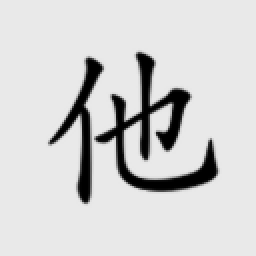
#> input picture data/prototypes/font_note/glyphs/U4ED6.png, 128 x 128 px (shown 2 times larger)
$ python -i stroke_order.py   (imports and definitions only)
#> lines starting #> are read from the running program, lines starting #| are printed output that depends on the picture; after the words box and inside, x2 and y2 are one past the last pixel; in counts of white or black regions, pixels touching at a corner belong together
#> further down, picture is the input picture: PIL image 128x128 L; min 0, max 233, mean 210.1
"""Stroke extraction and ordering from character images.

Uses morphological skeletonization to extract stroke center lines,
then traces paths and orders them by spatial position to approximate
Chinese stroke order (top-to-bottom, left-to-right).
"""

from __future__ import annotations

import cv2
import numpy as np
from PIL import Image


def extract_strokes(
    char_image: Image.Image,
    threshold: int = 200,
    min_stroke_length: int = 5,
) -> list[list[tuple[int, int]]]:
    """Extract ordered stroke paths from a character image.

    Args:
        char_image: Grayscale character image (white background, dark ink).
        threshold: Binarization threshold (pixels darker than this are ink).
        min_stroke_length: Minimum number of points for a valid stroke.

    Returns:
        Ordered list of strokes, each stroke is a list of (x, y) points.
        Strokes are ordered top-to-bottom, left-to-right.
    """
    binary = _binarize(char_image, threshold)
    if cv2.countNonZero(binary) == 0:
        return []

    skeleton = _skeletonize(binary)
    if cv2.countNonZero(skeleton) == 0:
        return []

    paths = _trace_paths(skeleton, min_stroke_length)
    return _order_strokes(paths)


def _binarize(image: Image.Image, threshold: int) -> np.ndarray:
    """Convert grayscale image to binary ink mask (255 = ink, 0 = background)."""
#> called with threshold = 200
    gray = np.array(image.convert("L"))
    _, binary = cv2.threshold(gray, threshold, 255, cv2.THRESH_BINARY_INV)
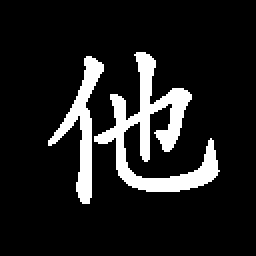
#> binary: shape (128, 128) (shown 2 times larger); 11.9% white; 2 white regions, box (x1, y1, x2, y2) and area: (47, 26, 110, 96) 1367, (24, 28, 52, 102) 587
    return binary


def _skeletonize(binary: np.ndarray) -> np.ndarray:
    """Compute 1-pixel-wide skeleton using Zhang-Suen thinning.

    Guarantees a single-pixel-wide skeleton, unlike morphological
    skeletonization which can produce multi-pixel-wide results for
    thick strokes, causing path tracing to fail.
    """
    img = (binary > 0).astype(np.uint8)
    if not np.any(img):
        return np.zeros_like(binary)

    # Pad with zeros to avoid boundary checks
    padded = np.pad(img, 1, mode="constant", constant_values=0)
#> padded: shape (130, 130); values 0 (black) and 1 (white), 11.6% white; 2 white regions, box (x1, y1, x2, y2) and area: (48, 27, 111, 97) 1367, (25, 29, 53, 103) 587

    changed = True
    while changed:
        changed = False
        for sub in (1, 2):
            to_del = _zs_mark_deletable(padded, sub)
            if np.any(to_del):
                padded[1:-1, 1:-1][to_del] = 0
                changed = True
#> this loop made 5 passes
#> pass 1, in _zs_mark_deletable, `p2 = padded[:-2, 1:-1]`:
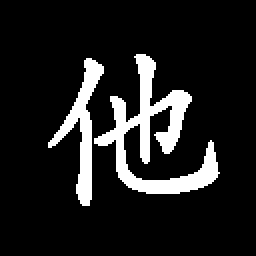
#> p2: shape (128, 128) (shown 2 times larger); values 0 (black) and 1 (white), 11.9% white; 2 white regions, box (x1, y1, x2, y2) and area: (47, 27, 110, 97) 1367, (24, 29, 52, 103) 587
#> pass 1, in _zs_mark_deletable, `p3 = padded[:-2, 2:]`:
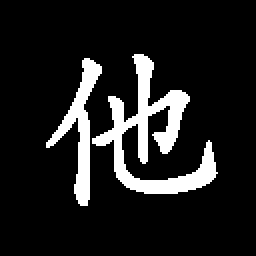
#> p3: shape (128, 128) (shown 2 times larger); values 0 (black) and 1 (white), 11.9% white; 2 white regions, box (x1, y1, x2, y2) and area: (46, 27, 109, 97) 1367, (23, 29, 51, 103) 587
#> pass 1, in _zs_mark_deletable, `p4 = padded[1:-1, 2:]`:
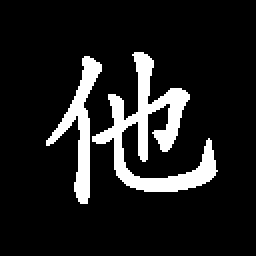
#> p4: shape (128, 128) (shown 2 times larger); values 0 (black) and 1 (white), 11.9% white; 2 white regions, box (x1, y1, x2, y2) and area: (46, 26, 109, 96) 1367, (23, 28, 51, 102) 587
#> pass 1, in _zs_mark_deletable, `p5 = padded[2:, 2:]`:
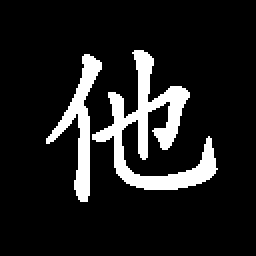
#> p5: shape (128, 128) (shown 2 times larger); values 0 (black) and 1 (white), 11.9% white; 2 white regions, box (x1, y1, x2, y2) and area: (46, 25, 109, 95) 1367, (23, 27, 51, 101) 587
#> after the loop:
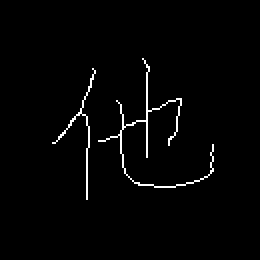
#> padded: shape (130, 130) (shown 2 times larger); values 0 (black) and 1 (white), 1.8% white in thin lines or dots, all inside (x1, y1, x2, y2) = (26, 29, 107, 100)

    result = padded[1:-1, 1:-1]
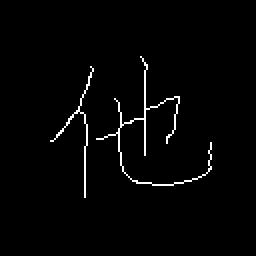
#> result: shape (128, 128) (shown 2 times larger); values 0 (black) and 1 (white), 1.9% white in thin lines or dots, all inside (x1, y1, x2, y2) = (25, 28, 106, 99)
    return (result * 255).astype(np.uint8)


def _zs_mark_deletable(padded: np.ndarray, sub_iteration: int) -> np.ndarray:
    """Mark pixels deletable in one Zhang-Suen thinning sub-iteration.

    Args:
        padded: Binary (0/1) image padded with a 1-pixel zero border.
        sub_iteration: 1 or 2.

    Returns:
        Boolean array (same size as unpadded image) marking pixels to remove.
    """
    # Neighborhood: P2=north, P3=NE, P4=east, P5=SE,
    #               P6=south, P7=SW, P8=west, P9=NW
    p2 = padded[:-2, 1:-1]
    p3 = padded[:-2, 2:]
    p4 = padded[1:-1, 2:]
    p5 = padded[2:, 2:]
    p6 = padded[2:, 1:-1]
    p7 = padded[2:, :-2]
    p8 = padded[1:-1, :-2]
    p9 = padded[:-2, :-2]
    center = padded[1:-1, 1:-1]

    # Condition 1: center pixel is foreground
    c1 = center == 1

    # Condition 2: 2 <= number of foreground neighbours <= 6
    b = p2 + p3 + p4 + p5 + p6 + p7 + p8 + p9
    c2 = (b >= 2) & (b <= 6)

    # Condition 3: exactly one 0->1 transition in P2,P3,...,P9,P2
    neighbors = np.stack([p2, p3, p4, p5, p6, p7, p8, p9], axis=-1)
    next_neighbors = np.roll(neighbors, -1, axis=-1)
    transitions = np.sum((neighbors == 0) & (next_neighbors == 1), axis=-1)
    c3 = transitions == 1

    # Conditions 4 & 5 differ between sub-iterations
    if sub_iteration == 1:
        c4 = (p2 * p4 * p6) == 0
        c5 = (p4 * p6 * p8) == 0
    else:
        c4 = (p2 * p4 * p8) == 0
        c5 = (p2 * p6 * p8) == 0

    return c1 & c2 & c3 & c4 & c5


def _trace_paths(
    skeleton: np.ndarray,
    min_length: int,
) -> list[list[tuple[int, int]]]:
    """Trace connected paths from the skeleton image.

    Finds endpoints and branch points, then traces paths between them.
    Returns paths as lists of (x, y) coordinate tuples.
    """
#> called with min_length = 5
    # Get all skeleton pixel positions (row, col)
    rows, cols = np.where(skeleton > 0)
#> rows = 305 values from 28 to 98; cols = 305 values, max 105 at index 199, min 25 at index 189, mean 64.52
    if len(rows) == 0:
        return []

    pixel_set = set(zip(rows.tolist(), cols.tolist()))
#> pixel_set = 305 items

    # Build neighbor counts and adjacency
    neighbor_map: dict[tuple[int, int], list[tuple[int, int]]] = {}
    for r, c in pixel_set:
        adj = []
        for dr in (-1, 0, 1):
            for dc in (-1, 0, 1):
                if dr == 0 and dc == 0:
                    continue
                nr, nc = r + dr, c + dc
                if (nr, nc) in pixel_set:
                    adj.append((nr, nc))
        neighbor_map[(r, c)] = adj
#> this loop made 305 passes
#> (r, c) on passes 1 to 3: (52, 40), (67, 59), (75, 42)
#> after the loop, neighbor_map = 305 items

    # Find endpoints (degree 1) and branch points (degree >= 3)
    endpoints = [p for p, adj in neighbor_map.items() if len(adj) == 1]
#> endpoints = [(33, 45), (49, 57), (71, 83), (69, 48), (77, 72), (28, 70), (71, 105), (98, 42), (70, 25)]
    branch_points = [p for p, adj in neighbor_map.items() if len(adj) >= 3]
#> branch_points = 69 pairs, first value 31 to 91, second value 28 to 105
    special_points = set(endpoints) | set(branch_points)
#> special_points = 78 items

    # Trace paths starting from endpoints, then branch points, then remaining
    visited: set[tuple[int, int]] = set()
    paths: list[list[tuple[int, int]]] = []

    # Priority: endpoints first, then branch points
    start_points = list(endpoints)
#> start_points has the same summary as endpoints
    for bp in branch_points:
        if bp not in special_points:
            continue
        start_points.append(bp)
#> this loop made 69 passes
#> bp on passes 1 to 12: (67, 59), (38, 44), (56, 37), (68, 84), (49, 89), (39, 44), (41, 44), (42, 43), (54, 72), (67, 29), (58, 35), (59, 34)
#> after the loop, start_points = 78 pairs, first value 28 to 98, second value 25 to 105

    # Add remaining unvisited pixels as potential starts
    for pixel in pixel_set:
        if pixel not in visited and pixel not in special_points:
            start_points.append(pixel)
#> this loop made 305 passes
#> after the loop, start_points = 305 pairs, first value 28 to 98, second value 25 to 105

    for start in start_points:
        if start in visited:
            continue

        for neighbor in neighbor_map.get(start, []):
            if neighbor in visited:
                continue

            path = _trace_single_path(start, neighbor, neighbor_map, visited)
            if len(path) >= min_length:
                paths.append(path)
#> this loop made 305 passes
#> after the loop, paths = 17 items

    return paths


def _trace_single_path(
    start: tuple[int, int],
    next_pixel: tuple[int, int],
    neighbor_map: dict[tuple[int, int], list[tuple[int, int]]],
    visited: set[tuple[int, int]],
) -> list[tuple[int, int]]:
    """Trace a single path from start through next_pixel until hitting a junction or end."""
    path = [start]
    visited.add(start)

    current = next_pixel
    prev = start

    while True:
        if current in visited:
            break

        path.append(current)
        visited.add(current)

        # Find next unvisited neighbor (excluding where we came from)
        neighbors = neighbor_map.get(current, [])
        next_candidates = [n for n in neighbors if n not in visited and n != prev]

        if len(next_candidates) == 0:
            # Dead end
            break
        if len(next_candidates) == 1:
            prev = current
            current = next_candidates[0]
        else:
            # Branch point - stop here (the branch point itself is included)
            break

    return path


def _order_strokes(
    paths: list[list[tuple[int, int]]],
) -> list[list[tuple[int, int]]]:
    """Order strokes by spatial position: top-to-bottom, then left-to-right.

    Each stroke is represented by its starting point for ordering.
    Converts from (row, col) to (x, y) coordinate convention.
    """
    if not paths:
        return []

    # Sort by starting row (top first), then starting col (left first)
    def sort_key(path: list[tuple[int, int]]) -> tuple[int, int]:
        start_r, start_c = path[0]
        return (start_r, start_c)

    sorted_paths = sorted(paths, key=sort_key)
#> sorted_paths = 17 items

    # Convert from (row, col) to (x, y)
    result: list[list[tuple[int, int]]] = []
    for path in sorted_paths:
        converted = [(c, r) for r, c in path]
        result.append(converted)
#> this loop made 17 passes
#> (path, converted) on passes 2, 3, 7, 9, 10: ([(33, 45), (34, 46), (35, 46), (36, 45), (37, 45)], [(45, 33), (46, 34), (46, 35), (45, 36), (45, 37)]), ([(38, 44), (38, 45), (39, 44), (40, 44), (41, 44)], [(44, 38), (45, 38), (44, 39), (44, 40), (44, 41)]), ([(54, 72), (55, 72), (56, 72), (57, 72), (58, 72)], [(72, 54), (72, 55), (72, 56), (72, 57), (72, 58)]), ([(62, 60), (62, 61), (61, 62), (61, 63), (61, 64)], [(60, 62), (61, 62), (62, 61), (63, 61), (64, 61)]), ([(67, 59), (66, 59), (65, 59), (64, 59), (63, 60)], [(59, 67), (59, 66), (59, 65), (59, 64), (60, 63)])
#> after the loop, result = 17 items

    return result


__all__ = ["extract_strokes"]

>>> from PIL import Image
>>> picture = Image.open('../../../data/prototypes/font_note/glyphs/U4ED6.png')
>>> result = extract_strokes(picture)
#> result = 17 items
